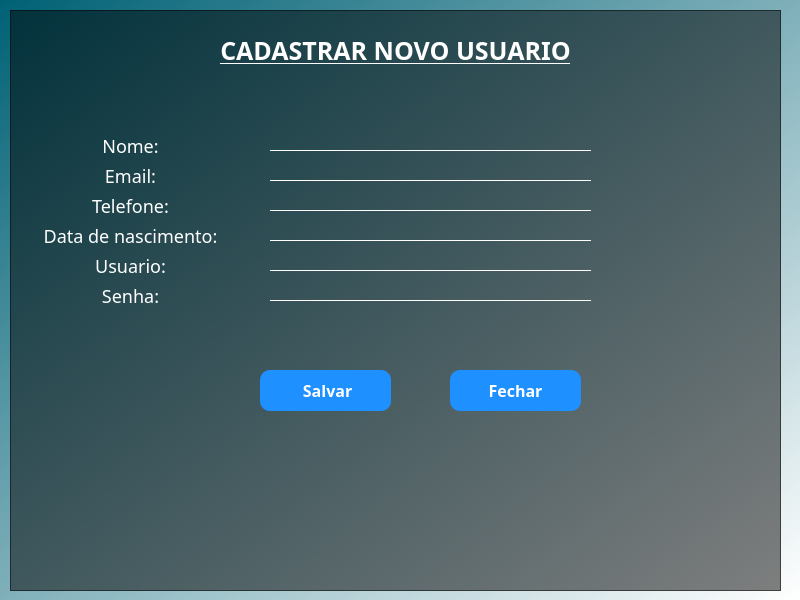
<?xml version="1.0" encoding="UTF-8"?>
<ui version="4.0">
 <class>new_register_window</class>
 <widget class="QMainWindow" name="new_register_window">
  <property name="geometry">
   <rect>
    <x>0</x>
    <y>0</y>
    <width>800</width>
    <height>600</height>
   </rect>
  </property>
  <property name="maximumSize">
   <size>
    <width>800</width>
    <height>600</height>
   </size>
  </property>
  <property name="windowTitle">
   <string>MainWindow</string>
  </property>
  <property name="styleSheet">
   <string notr="true">background-color: qlineargradient(spread:pad, x1:0, y1:0, x2:1, y2:1, stop:0 rgba(0, 97, 117, 255), stop:1 rgba(255, 255, 255, 255));</string>
  </property>
  <widget class="QWidget" name="centralwidget">
   <widget class="QFrame" name="frame">
    <property name="geometry">
     <rect>
      <x>10</x>
      <y>10</y>
      <width>771</width>
      <height>581</height>
     </rect>
    </property>
    <property name="styleSheet">
     <string notr="true">background:rgba(0,0,0,0.5);</string>
    </property>
    <property name="frameShape">
     <enum>QFrame::StyledPanel</enum>
    </property>
    <property name="frameShadow">
     <enum>QFrame::Raised</enum>
    </property>
    <widget class="QLabel" name="label">
     <property name="geometry">
      <rect>
       <x>0</x>
       <y>0</y>
       <width>771</width>
       <height>81</height>
      </rect>
     </property>
     <property name="styleSheet">
      <string notr="true">background:transparent;
font-family: Trebuchet MS;
font-weight: bold;
font-size:25px;
color:white;
text-decoration:underline;</string>
     </property>
     <property name="text">
      <string>CADASTRAR NOVO USUARIO</string>
     </property>
     <property name="alignment">
      <set>Qt::AlignCenter</set>
     </property>
    </widget>
    <widget class="QLabel" name="label_2">
     <property name="geometry">
      <rect>
       <x>50</x>
       <y>120</y>
       <width>141</width>
       <height>31</height>
      </rect>
     </property>
     <property name="styleSheet">
      <string notr="true">background:transparent;
color:white;
font-family: Trebuchet MS;
font-size:18px;
</string>
     </property>
     <property name="text">
      <string>Nome:</string>
     </property>
     <property name="alignment">
      <set>Qt::AlignCenter</set>
     </property>
    </widget>
    <widget class="QLabel" name="label_3">
     <property name="geometry">
      <rect>
       <x>50</x>
       <y>150</y>
       <width>141</width>
       <height>31</height>
      </rect>
     </property>
     <property name="styleSheet">
      <string notr="true">background:transparent;
color:white;
font-family: Trebuchet MS;
font-size:18px;
</string>
     </property>
     <property name="text">
      <string>Email:</string>
     </property>
     <property name="alignment">
      <set>Qt::AlignCenter</set>
     </property>
    </widget>
    <widget class="QLabel" name="label_4">
     <property name="geometry">
      <rect>
       <x>50</x>
       <y>180</y>
       <width>141</width>
       <height>31</height>
      </rect>
     </property>
     <property name="styleSheet">
      <string notr="true">background:transparent;
color:white;
font-family: Trebuchet MS;
font-size:18px;
</string>
     </property>
     <property name="text">
      <string>Telefone:</string>
     </property>
     <property name="alignment">
      <set>Qt::AlignCenter</set>
     </property>
    </widget>
    <widget class="QLabel" name="label_5">
     <property name="geometry">
      <rect>
       <x>30</x>
       <y>210</y>
       <width>181</width>
       <height>31</height>
      </rect>
     </property>
     <property name="styleSheet">
      <string notr="true">background:transparent;
color:white;
font-family: Trebuchet MS;
font-size:18px;
</string>
     </property>
     <property name="text">
      <string>Data de nascimento:</string>
     </property>
     <property name="alignment">
      <set>Qt::AlignCenter</set>
     </property>
    </widget>
    <widget class="QLabel" name="label_6">
     <property name="geometry">
      <rect>
       <x>50</x>
       <y>240</y>
       <width>141</width>
       <height>31</height>
      </rect>
     </property>
     <property name="styleSheet">
      <string notr="true">background:transparent;
color:white;
font-family: Trebuchet MS;
font-size:18px;
</string>
     </property>
     <property name="text">
      <string>Usuario:</string>
     </property>
     <property name="alignment">
      <set>Qt::AlignCenter</set>
     </property>
    </widget>
    <widget class="QLabel" name="label_7">
     <property name="geometry">
      <rect>
       <x>50</x>
       <y>270</y>
       <width>141</width>
       <height>31</height>
      </rect>
     </property>
     <property name="styleSheet">
      <string notr="true">background:transparent;
color:white;
font-family: Trebuchet MS;
font-size:18px;
</string>
     </property>
     <property name="text">
      <string>Senha:</string>
     </property>
     <property name="alignment">
      <set>Qt::AlignCenter</set>
     </property>
    </widget>
    <widget class="QLineEdit" name="new_name">
     <property name="geometry">
      <rect>
       <x>260</x>
       <y>120</y>
       <width>321</width>
       <height>21</height>
      </rect>
     </property>
     <property name="styleSheet">
      <string notr="true">background:transparent;
color:white;
font-family:Trebuchet MS;
font-size:18px;
border:none;
border-bottom:0.5px solid white;</string>
     </property>
    </widget>
    <widget class="QLineEdit" name="new_email">
     <property name="geometry">
      <rect>
       <x>260</x>
       <y>150</y>
       <width>321</width>
       <height>21</height>
      </rect>
     </property>
     <property name="styleSheet">
      <string notr="true">background:transparent;
color:white;
font-family:Trebuchet MS;
font-size:18px;
border:none;
border-bottom:0.5px solid white;</string>
     </property>
    </widget>
    <widget class="QLineEdit" name="new_text">
     <property name="geometry">
      <rect>
       <x>260</x>
       <y>180</y>
       <width>321</width>
       <height>21</height>
      </rect>
     </property>
     <property name="styleSheet">
      <string notr="true">background:transparent;
color:white;
font-family:Trebuchet MS;
font-size:18px;
border:none;
border-bottom:0.5px solid white;</string>
     </property>
    </widget>
    <widget class="QLineEdit" name="new_dateofbirth">
     <property name="geometry">
      <rect>
       <x>260</x>
       <y>210</y>
       <width>321</width>
       <height>21</height>
      </rect>
     </property>
     <property name="styleSheet">
      <string notr="true">background:transparent;
color:white;
font-family:Trebuchet MS;
font-size:18px;
border:none;
border-bottom:0.5px solid white;</string>
     </property>
    </widget>
    <widget class="QLineEdit" name="new_user">
     <property name="geometry">
      <rect>
       <x>260</x>
       <y>240</y>
       <width>321</width>
       <height>21</height>
      </rect>
     </property>
     <property name="styleSheet">
      <string notr="true">background:transparent;
color:white;
font-family:Trebuchet MS;
font-size:18px;
border:none;
border-bottom:0.5px solid white;</string>
     </property>
    </widget>
    <widget class="QLineEdit" name="new_password">
     <property name="geometry">
      <rect>
       <x>260</x>
       <y>270</y>
       <width>321</width>
       <height>21</height>
      </rect>
     </property>
     <property name="styleSheet">
      <string notr="true">background:transparent;
color:white;
font-family:Trebuchet MS;
font-size:18px;
border:none;
border-bottom:0.5px solid white;</string>
     </property>
     <property name="echoMode">
      <enum>QLineEdit::Password</enum>
     </property>
    </widget>
    <widget class="QPushButton" name="new_register_save_button">
     <property name="geometry">
      <rect>
       <x>250</x>
       <y>360</y>
       <width>131</width>
       <height>41</height>
      </rect>
     </property>
     <property name="cursor">
      <cursorShape>OpenHandCursor</cursorShape>
     </property>
     <property name="styleSheet">
      <string notr="true">QPushButton{
background:#1E90FF;
color:white;
font-family:Trebuchet MS;
font-size:16px;
font-weight:bold;
border-radius:10px;
}
QPushButton:hover{
background:#4169E1;
}</string>
     </property>
     <property name="text">
      <string> Salvar</string>
     </property>
     <property name="icon">
      <iconset resource="../static/img/new_register_img.qrc">
       <normaloff>:/img/save.png</normaloff>:/img/save.png</iconset>
     </property>
     <property name="iconSize">
      <size>
       <width>16</width>
       <height>16</height>
      </size>
     </property>
    </widget>
    <widget class="QPushButton" name="new_register_close_button">
     <property name="geometry">
      <rect>
       <x>440</x>
       <y>360</y>
       <width>131</width>
       <height>41</height>
      </rect>
     </property>
     <property name="cursor">
      <cursorShape>OpenHandCursor</cursorShape>
     </property>
     <property name="styleSheet">
      <string notr="true">QPushButton{
background:#1E90FF;
color:white;
font-family:Trebuchet MS;
font-size:16px;
font-weight:bold;
border-radius:10px;
}
QPushButton:hover{
background:#4169E1;
}</string>
     </property>
     <property name="text">
      <string>Fechar</string>
     </property>
     <property name="icon">
      <iconset resource="../static/img/new_register_img.qrc">
       <normaloff>:/img/close.png</normaloff>:/img/close.png</iconset>
     </property>
     <property name="iconSize">
      <size>
       <width>28</width>
       <height>28</height>
      </size>
     </property>
    </widget>
    <widget class="QLabel" name="return_saved_label">
     <property name="geometry">
      <rect>
       <x>150</x>
       <y>470</y>
       <width>511</width>
       <height>31</height>
      </rect>
     </property>
     <property name="styleSheet">
      <string notr="true">background:transparent;
color:white;
font-family: Trebuchet MS;
font-size:18px;
</string>
     </property>
     <property name="text">
      <string/>
     </property>
     <property name="alignment">
      <set>Qt::AlignCenter</set>
     </property>
    </widget>
   </widget>
  </widget>
 </widget>
 <resources>
  <include location="../static/img/new_register_img.qrc"/>
 </resources>
 <connections/>
</ui>
